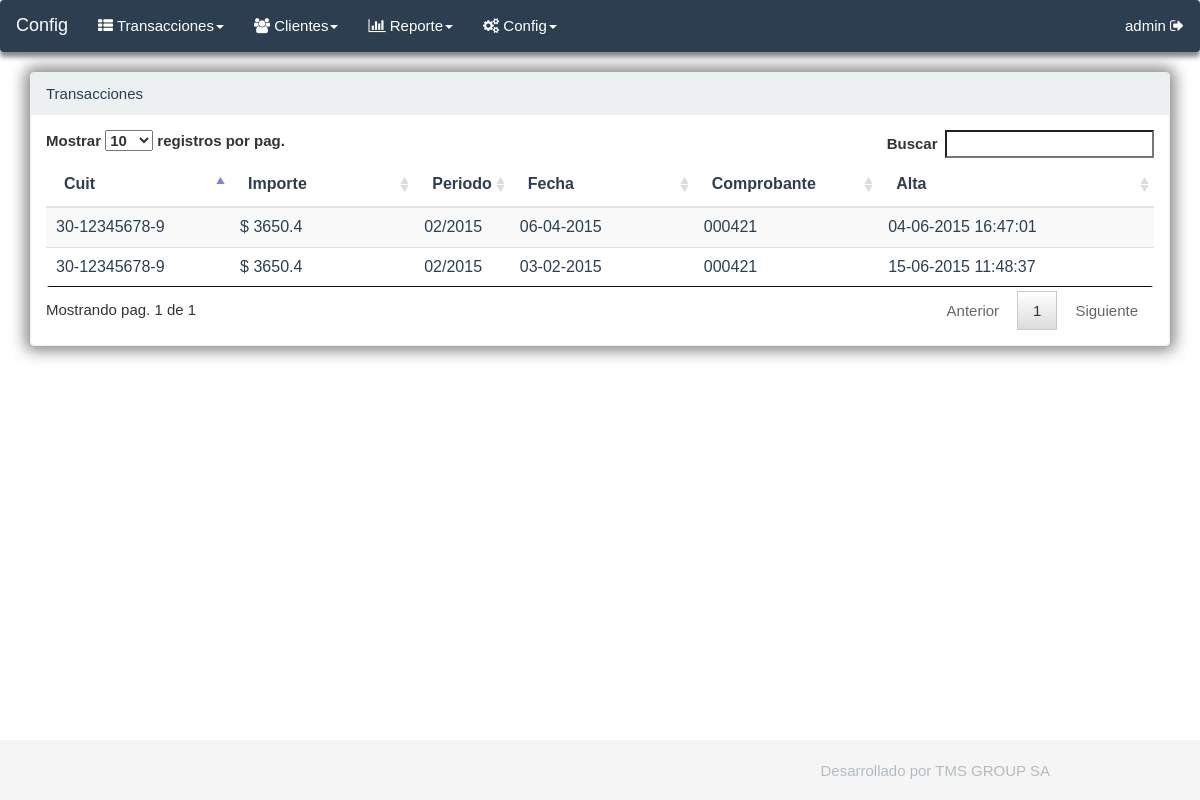
The app's page /views/transacciones.php (signed in) with its own data.
### tables this page shows
CREATE TABLE IF NOT EXISTS `transacciones` (
  `id_transaccion` int(11) NOT NULL AUTO_INCREMENT,
  `cuit` varchar(32) NOT NULL,
  `importe` float NOT NULL,
  `periodo` varchar(32) NOT NULL,
  `fechapago` date NOT NULL,
  `comprob` varchar(32) NOT NULL,
  `token` varchar(64) NOT NULL,
  `link` varchar(255) NOT NULL,
  `date_add` datetime NOT NULL,
  PRIMARY KEY (`id_transaccion`)
);

### helpers/h_language.php (called while the page is built, shortened)
<?php
$language['abrir']						= 'Abrir';
$language['alias']						= 'Nombre de fantasía';
$language['alta']						= 'Alta';
$language['archivo']					= 'Archivo';
$language['archivo_delete']				= 'El archivo no se encontraba en el servidor';
$language['apellido']					= 'Apellido';
$language['asunto']						= 'Asunto';
$language['ayuda']						= 'Ayuda';
$language['ayuda_estado']				= 'Filtro por estado de transferencia, si no se coloca el estado, la consulta devuelve todos los estados de las transferencias';
$language['ayuda_importe']				= 'Filtro de Importe, Numérico de 10 enteros y 2 decimales';
$language['ayuda_fecha']				= 'Filtro de Fecha de Concertación';
$language['ayuda_operacion']			= 'Filtro por número de Operación, Alfanumérico de 10 posiciones';
$language['borrar']						= 'Borrar';
$language['buscar']						= 'Buscar';
$language['cadena']						= 'Cadena';
$language['cantidad']					= 'Cantidad';
$language['cerrar']						= 'Cerrar';
$language['certificado']				= 'Certificado';
$language['cierre']						= 'Cierre';
$language['cierre_no']					= 'El cierre no fue confeccionado';
$language['cierre_ok']					= 'Ya se ha realizado el cierre, en este momento las transferencias en estado ´Enviada Banco Credito´ compensan';
$language['clave']						= 'Clave';
$language['clave_privada']				= 'Clave privada';
$language['cliente']					= 'Cliente';
$language['clientes']					= 'Clientes';
$language['comunidad']					= 'Comunidad';
$language['compensacion']				= 'Compensación';
$language['comprobante']				= 'Comprobante';
$language['config']						= 'Config';
$language['confirm_eliminar']			= 'Esta seguro que quiere eliminar el registro?';
$language['confirm_volver']				= '¿Esta seguro? no se guardaran los cambios';
$language['contacto']					= 'Contacto';
$language['control_size']				= 'El archivo pesa más de lo que debería, controlar si todo esta ok';
$language['cuenta']						= 'Cuenta';
$language['cuil']						= 'Cuit';
$language['delete_ok']					= 'El registro se ha dado de baja con éxito';
$language['desarrollado']				= 'Desarrollado por TMS GROUP SA';
$language['descargar']					= 'Descargar';
$language['descripcion']				= 'Descripción';
$language['desde']						= 'Desde';
$language['destinatario']				= 'Destinatario';
$language['detalle']					= 'Detalle';
$language['direccion']					= 'Dirección';
$language['editar']						= 'Editar';
$language['email']						= 'Email';
$language['email_ok']					= 'El email se ha enviado con éxito';
$language['empresa']					= 'Empresa';
$language['enviar']						= 'Enviar';
$language['error_dato']					= 'Error en el dato: ';
$language['estado']						= 'Estado';
$language['extension_error']			= 'La extensión del archivo no es la correcta';
$language['general']					= 'General';
$language['generar_cierre']				= 'Generar cierre';
$language['generar_informe']			= 'Generar informe de interbanking ';
$language['generar_incremental']		= 'Generar incremental de interbanking ';
$language['generar_preconfeccion']		= 'Generar pago';
$language['guardar']					= 'Guardar';
$language['hasta']						= 'Hasta';
$language['id']							= 'ID';
$language['id_cuentarecaudacion']		= 'ID Cuenta Recaudación';

### models/Model.php (called while the page is built, shortened)
<?php
class Model
{
    public function __construct()
    {
    	$this->_db = new mysqli(DB_HOST, DB_USER, DB_PASS, DB_NAME);
    }
}

### models/My_model.php (called while the page is built, shortened)
<?php
include_once('Model.php');
class MY_Model extends Model
{
	protected $_tablename	= '';
	protected $_order		= '';
	function __construct(
				$tablename	= null,
				$id			= null,
				$name		= null,
				$order		= null,
				$data_model	= null
				)
	{
		$this->_tablename	= $tablename;
		$this->_order		= $order;
	}
	public function get_registros($where = NULL)
    {
    	if($where == NULL)
		{
			$consulta = 'SELECT * FROM '.$this->_tablename.' ORDER BY '.$this->_order;
		}
		else
		{
			$consulta = 'SELECT * FROM '.$this->_tablename.' WHERE '.$where.' ORDER BY '.$this->_order;
		}
		$result = $this->_db->query($consulta);
		if($result->num_rows > 0)
		{
			while($row = $result->fetch_array())
			{
				$rows[] = $row;
			}
			return $rows;
		}
		else
		{
			return FALSE;
		}
    }
}

### views/transacciones.php (the view, shortened to what this page needs)
<?php
include_once('menu.php');
$transaccion			= new m_transaccion();
$array_transacciones	= $transaccion->get_registros();
?>
<div class='row'>
	<div class="col-md-12">
		<div class="panel panel-default">
			<div class="panel-heading">
				<?php echo get_panel_heading();	?>
			</div>
			<div class="panel-body">
				<table class="table table-striped table-hover" id="datatable" width='100%'>
					<thead>
						<tr>
							<th class='col-md-2'><?php echo $language['cuil'];?></th>
							<th class='col-md-2'><?php echo $language['importe'];?></th>
							<th class='col-md-1'><?php echo $language['periodo'];?></th>
							<th class='col-md-2'><?php echo $language['fecha'];?></th>
							<th class='col-md-2'><?php echo $language['comprobante'];?></th>
							<th class='col-md-3'><?php echo $language['alta'];?></th>
						</tr>
					</thead>
					<tbody>
					<?php
					if(is_array($array_transacciones))
					{
						foreach($array_transacciones as $row)
						{
							echo "<tr>";
							echo "<td class='col-md-2'>".set_format($row['cuit'], 'cuit')."</td>";
							echo "<td class='col-md-2'>".set_format($row['importe'], 'importe')."</td>";
							echo "<td class='col-md-1'>".$row['periodo']."</td>";
							echo "<td class='col-md-2'>".set_format($row['fechapago'], 'date')."</td>";
							echo "<td class='col-md-2'>".$row['comprob']."</td>";
							echo "<td class='col-md-3'>".set_format($row['date_add'], 'datetime')."</td>";
							echo "</tr>";
						}
					}
					?>
					</tbody>
				</table>
			</div>
		</div>
	</div>
</div>
<?php
include_once('footer.php');
?>

### libraries/eden-ui/skins/eden.css (style rules this page uses)
.table { border-collapse: separate; border-radius: 4px; }
.table th, .table td { border-color: #dde4e6 !important; }
.panel { box-shadow: 0px 0px 15px 5px #888888 }
.panel-default { border-color: #ecf0f1; }
.panel-default > .panel-heading { color: #2c3e50; background-color: #ecf0f1; border-color: #ecf0f1; }

### records on screen
transacciones: cuit "30-12345678-9", importe "$ 3650.4", periodo "02/2015", fechapago "06-04-2015", comprob "000421", date_add "04-06-2015 16:47:01"
transacciones: cuit "30-12345678-9", importe "$ 3650.4", periodo "02/2015", fechapago "03-02-2015", comprob "000421", date_add "15-06-2015 11:48:37"

### other values on screen
$language['config'] "Config"
$language['transacciones'] "Transacciones"
$language['clientes'] "Clientes"
$language['reporte'] "Reporte"
$_SESSION['nombre'] "admin"
get_panel_heading() "Transacciones"
$language['cuil'] "Cuit"
$language['importe'] "Importe"
$language['periodo'] "Periodo"
$language['fecha'] "Fecha"
$language['comprobante'] "Comprobante"
$language['alta'] "Alta"
$language['desarrollado'] "Desarrollado por TMS GROUP SA"
